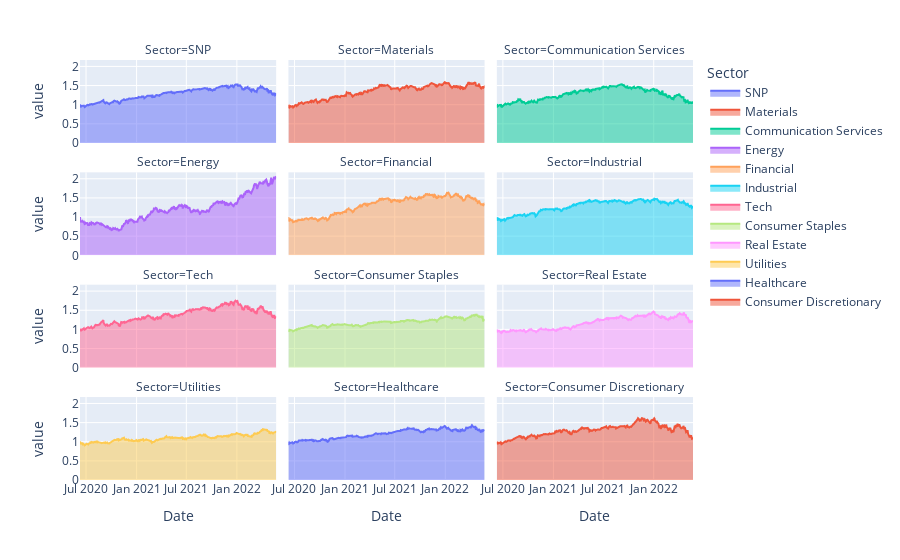

This figure's notebook cell:
### Code cell
data = yf.download(lst_tick, start="2020-06-10", end=date.today())
data = data['Adj Close']
data.columns = sector_names
data.columns.names = ['Sector']

data = data/data.iloc[0]

fig = px.area(data, facet_col="Sector", facet_col_wrap=3)

fig.show()

### Figure 1 — Plotly figure (JSON) as saved in the notebook; plotly's stock layout.template omitted (floating-point values rounded to 4 significant figures; data arrays with more than 128 entries replaced by an {"elided": "..."} marker saying what was removed)
{"data": [{"hovertemplate": "Sector=SNP<br>Date=%{x}<br>value=%{y}<extra></extra>", "legendgroup": "SNP", "line": {"color": "#636efa"}, "mode": "lines", "name": "SNP", "orientation": "v", "showlegend": true, "stackgroup": "1", "type": "scatter", "x": {"elided": "495 str values"}, "xaxis": "x10", "y": {"elided": "495 float values"}, "yaxis": "y10"}, {"hovertemplate": "Sector=Materials<br>Date=%{x}<br>value=%{y}<extra></extra>", "legendgroup": "Materials", "line": {"color": "#EF553B"}, "mode": "lines", "name": "Materials", "orientation": "v", "showlegend": true, "stackgroup": "1", "type": "scatter", "x": {"elided": "495 str values"}, "xaxis": "x11", "y": {"elided": "495 float values"}, "yaxis": "y11"}, {"hovertemplate": "Sector=Communication Services<br>Date=%{x}<br>value=%{y}<extra></extra>", "legendgroup": "Communication Services", "line": {"color": "#00cc96"}, "mode": "lines", "name": "Communication Services", "orientation": "v", "showlegend": true, "stackgroup": "1", "type": "scatter", "x": {"elided": "495 str values"}, "xaxis": "x12", "y": {"elided": "495 float values"}, "yaxis": "y12"}, {"hovertemplate": "Sector=Energy<br>Date=%{x}<br>value=%{y}<extra></extra>", "legendgroup": "Energy", "line": {"color": "#ab63fa"}, "mode": "lines", "name": "Energy", "orientation": "v", "showlegend": true, "stackgroup": "1", "type": "scatter", "x": {"elided": "495 str values"}, "xaxis": "x7", "y": {"elided": "495 float values"}, "yaxis": "y7"}, {"hovertemplate": "Sector=Financial<br>Date=%{x}<br>value=%{y}<extra></extra>", "legendgroup": "Financial", "line": {"color": "#FFA15A"}, "mode": "lines", "name": "Financial", "orientation": "v", "showlegend": true, "stackgroup": "1", "type": "scatter", "x": {"elided": "495 str values"}, "xaxis": "x8", "y": {"elided": "495 float values"}, "yaxis": "y8"}, {"hovertemplate": "Sector=Industrial<br>Date=%{x}<br>value=%{y}<extra></extra>", "legendgroup": "Industrial", "line": {"color": "#19d3f3"}, "mode": "lines", "name": "Industrial", "orientation": "v", "showlegend": true, "stackgroup": "1", "type": "scatter", "x": {"elided": "495 str values"}, "xaxis": "x9", "y": {"elided": "495 float values"}, "yaxis": "y9"}, {"hovertemplate": "Sector=Tech<br>Date=%{x}<br>value=%{y}<extra></extra>", "legendgroup": "Tech", "line": {"color": "#FF6692"}, "mode": "lines", "name": "Tech", "orientation": "v", "showlegend": true, "stackgroup": "1", "type": "scatter", "x": {"elided": "495 str values"}, "xaxis": "x4", "y": {"elided": "495 float values"}, "yaxis": "y4"}, {"hovertemplate": "Sector=Consumer Staples<br>Date=%{x}<br>value=%{y}<extra></extra>", "legendgroup": "Consumer Staples", "line": {"color": "#B6E880"}, "mode": "lines", "name": "Consumer Staples", "orientation": "v", "showlegend": true, "stackgroup": "1", "type": "scatter", "x": {"elided": "495 str values"}, "xaxis": "x5", "y": {"elided": "495 float values"}, "yaxis": "y5"}, {"hovertemplate": "Sector=Real Estate<br>Date=%{x}<br>value=%{y}<extra></extra>", "legendgroup": "Real Estate", "line": {"color": "#FF97FF"}, "mode": "lines", "name": "Real Estate", "orientation": "v", "showlegend": true, "stackgroup": "1", "type": "scatter", "x": {"elided": "495 str values"}, "xaxis": "x6", "y": {"elided": "495 float values"}, "yaxis": "y6"}, {"hovertemplate": "Sector=Utilities<br>Date=%{x}<br>value=%{y}<extra></extra>", "legendgroup": "Utilities", "line": {"color": "#FECB52"}, "mode": "lines", "name": "Utilities", "orientation": "v", "showlegend": true, "stackgroup": "1", "type": "scatter", "x": {"elided": "495 str values"}, "xaxis": "x", "y": {"elided": "495 float values"}, "yaxis": "y"}, {"hovertemplate": "Sector=Healthcare<br>Date=%{x}<br>value=%{y}<extra></extra>", "legendgroup": "Healthcare", "line": {"color": "#636efa"}, "mode": "lines", "name": "Healthcare", "orientation": "v", "showlegend": true, "stackgroup": "1", "type": "scatter", "x": {"elided": "495 str values"}, "xaxis": "x2", "y": {"elided": "495 float values"}, "yaxis": "y2"}, {"hovertemplate": "Sector=Consumer Discretionary<br>Date=%{x}<br>value=%{y}<extra></extra>", "legendgroup": "Consumer Discretionary", "line": {"color": "#EF553B"}, "mode": "lines", "name": "Consumer Discretionary", "orientation": "v", "showlegend": true, "stackgroup": "1", "type": "scatter", "x": {"elided": "495 str values"}, "xaxis": "x3", "y": {"elided": "495 float values"}, "yaxis": "y3"}], "layout": {"annotations": [{"font": {}, "showarrow": false, "text": "Sector=Utilities", "x": 0.16, "xanchor": "center", "xref": "paper", "y": 0.1975, "yanchor": "bottom", "yref": "paper"}, {"font": {}, "showarrow": false, "text": "Sector=Healthcare", "x": 0.5, "xanchor": "center", "xref": "paper", "y": 0.1975, "yanchor": "bottom", "yref": "paper"}, {"font": {}, "showarrow": false, "text": "Sector=Consumer Discretionary", "x": 0.84, "xanchor": "center", "xref": "paper", "y": 0.1975, "yanchor": "bottom", "yref": "paper"}, {"font": {}, "showarrow": false, "text": "Sector=Tech", "x": 0.16, "xanchor": "center", "xref": "paper", "y": 0.465, "yanchor": "bottom", "yref": "paper"}, {"font": {}, "showarrow": false, "text": "Sector=Consumer Staples", "x": 0.5, "xanchor": "center", "xref": "paper", "y": 0.465, "yanchor": "bottom", "yref": "paper"}, {"font": {}, "showarrow": false, "text": "Sector=Real Estate", "x": 0.84, "xanchor": "center", "xref": "paper", "y": 0.465, "yanchor": "bottom", "yref": "paper"}, {"font": {}, "showarrow": false, "text": "Sector=Energy", "x": 0.16, "xanchor": "center", "xref": "paper", "y": 0.7325, "yanchor": "bottom", "yref": "paper"}, {"font": {}, "showarrow": false, "text": "Sector=Financial", "x": 0.5, "xanchor": "center", "xref": "paper", "y": 0.7325, "yanchor": "bottom", "yref": "paper"}, {"font": {}, "showarrow": false, "text": "Sector=Industrial", "x": 0.84, "xanchor": "center", "xref": "paper", "y": 0.7325, "yanchor": "bottom", "yref": "paper"}, {"font": {}, "showarrow": false, "text": "Sector=SNP", "x": 0.16, "xanchor": "center", "xref": "paper", "y": 1, "yanchor": "bottom", "yref": "paper"}, {"font": {}, "showarrow": false, "text": "Sector=Materials", "x": 0.5, "xanchor": "center", "xref": "paper", "y": 1, "yanchor": "bottom", "yref": "paper"}, {"font": {}, "showarrow": false, "text": "Sector=Communication Services", "x": 0.84, "xanchor": "center", "xref": "paper", "y": 1, "yanchor": "bottom", "yref": "paper"}], "legend": {"title": {"text": "Sector"}, "tracegroupgap": 0}, "margin": {"t": 60}, "xaxis": {"anchor": "y", "domain": [0, 0.32], "title": {"text": "Date"}}, "xaxis10": {"anchor": "y10", "domain": [0, 0.32], "matches": "x", "showticklabels": false}, "xaxis11": {"anchor": "y11", "domain": [0.34, 0.66], "matches": "x", "showticklabels": false}, "xaxis12": {"anchor": "y12", "domain": [0.68, 1.0], "matches": "x", "showticklabels": false}, "xaxis2": {"anchor": "y2", "domain": [0.34, 0.66], "matches": "x", "title": {"text": "Date"}}, "xaxis3": {"anchor": "y3", "domain": [0.68, 1.0], "matches": "x", "title": {"text": "Date"}}, "xaxis4": {"anchor": "y4", "domain": [0, 0.32], "matches": "x", "showticklabels": false}, "xaxis5": {"anchor": "y5", "domain": [0.34, 0.66], "matches": "x", "showticklabels": false}, "xaxis6": {"anchor": "y6", "domain": [0.68, 1.0], "matches": "x", "showticklabels": false}, "xaxis7": {"anchor": "y7", "domain": [0, 0.32], "matches": "x", "showticklabels": false}, "xaxis8": {"anchor": "y8", "domain": [0.34, 0.66], "matches": "x", "showticklabels": false}, "xaxis9": {"anchor": "y9", "domain": [0.68, 1.0], "matches": "x", "showticklabels": false}, "yaxis": {"anchor": "x", "domain": [0, 0.1975], "title": {"text": "value"}}, "yaxis10": {"anchor": "x10", "domain": [0.8025, 1], "matches": "y", "title": {"text": "value"}}, "yaxis11": {"anchor": "x11", "domain": [0.8025, 1], "matches": "y", "showticklabels": false}, "yaxis12": {"anchor": "x12", "domain": [0.8025, 1], "matches": "y", "showticklabels": false}, "yaxis2": {"anchor": "x2", "domain": [0, 0.1975], "matches": "y", "showticklabels": false}, "yaxis3": {"anchor": "x3", "domain": [0, 0.1975], "matches": "y", "showticklabels": false}, "yaxis4": {"anchor": "x4", "domain": [0.2675, 0.465], "matches": "y", "title": {"text": "value"}}, "yaxis5": {"anchor": "x5", "domain": [0.2675, 0.465], "matches": "y", "showticklabels": false}, "yaxis6": {"anchor": "x6", "domain": [0.2675, 0.465], "matches": "y", "showticklabels": false}, "yaxis7": {"anchor": "x7", "domain": [0.535, 0.7325], "matches": "y", "title": {"text": "value"}}, "yaxis8": {"anchor": "x8", "domain": [0.535, 0.7325], "matches": "y", "showticklabels": false}, "yaxis9": {"anchor": "x9", "domain": [0.535, 0.7325], "matches": "y", "showticklabels": false}}}
